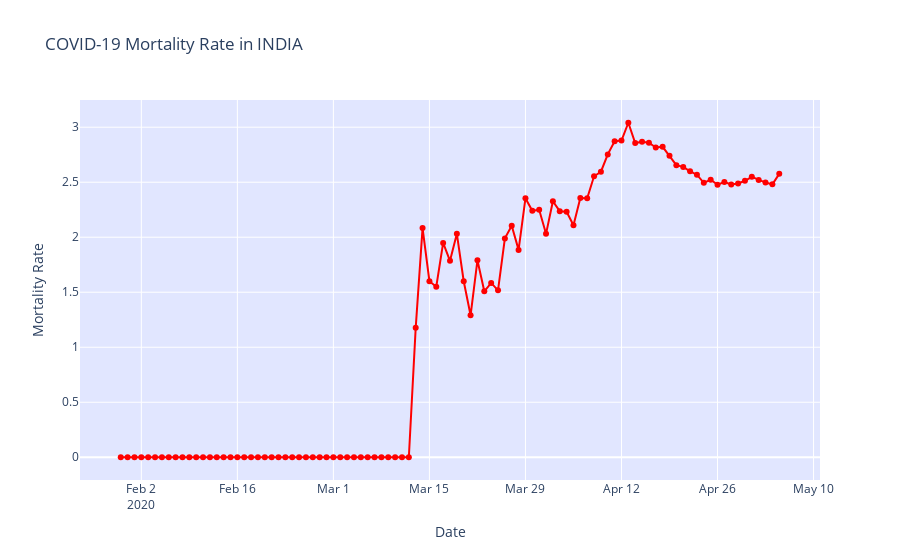

This figure's notebook cell:
### Code cell
#Moratality Rate
corona_data = df_corona_in_india.groupby(['Date'])['Total Cases','Active Cases','Deaths'].sum().reset_index().sort_values('Date',ascending=False)
corona_data['Mortality Rate'] = ((corona_data['Deaths']/corona_data['Total Cases'])*100) #(Death/ total cases)*100
fig = go.Figure()
fig.add_trace(go.Scatter(x=corona_data['Date'], y=corona_data['Mortality Rate'],mode='lines+markers',name='Cases',marker_color='red'))
fig.update_layout(title_text='COVID-19 Mortality Rate in INDIA',plot_bgcolor='rgb(225,230,255)' ,xaxis_title="Date",
    yaxis_title="Mortality Rate")
fig.show()
